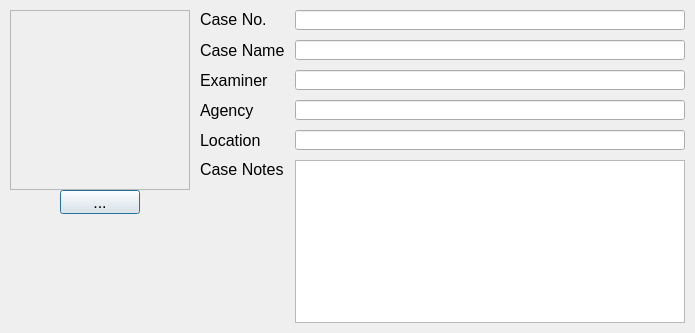
<?xml version="1.0" encoding="UTF-8"?>
<ui version="4.0">
 <class>page_report_case_info</class>
 <widget class="QDialog" name="page_report_case_info">
  <property name="geometry">
   <rect>
    <x>0</x>
    <y>0</y>
    <width>695</width>
    <height>333</height>
   </rect>
  </property>
  <property name="font">
   <font>
    <pointsize>12</pointsize>
   </font>
  </property>
  <property name="windowTitle">
   <string>Dialog</string>
  </property>
  <layout class="QVBoxLayout" name="verticalLayout_4">
   <property name="spacing">
    <number>10</number>
   </property>
   <property name="leftMargin">
    <number>10</number>
   </property>
   <property name="topMargin">
    <number>10</number>
   </property>
   <property name="rightMargin">
    <number>10</number>
   </property>
   <property name="bottomMargin">
    <number>10</number>
   </property>
   <item>
    <layout class="QHBoxLayout" name="horizontalLayout_7" stretch="0,1">
     <property name="spacing">
      <number>10</number>
     </property>
     <item>
      <layout class="QVBoxLayout" name="verticalLayout_2">
       <property name="spacing">
        <number>0</number>
       </property>
       <item>
        <widget class="QLabel" name="label_company_logo">
         <property name="minimumSize">
          <size>
           <width>180</width>
           <height>180</height>
          </size>
         </property>
         <property name="maximumSize">
          <size>
           <width>180</width>
           <height>180</height>
          </size>
         </property>
         <property name="frameShape">
          <enum>QFrame::StyledPanel</enum>
         </property>
         <property name="text">
          <string/>
         </property>
        </widget>
       </item>
       <item>
        <layout class="QHBoxLayout" name="horizontalLayout">
         <item>
          <spacer name="horizontalSpacer">
           <property name="orientation">
            <enum>Qt::Horizontal</enum>
           </property>
           <property name="sizeHint" stdset="0">
            <size>
             <width>40</width>
             <height>20</height>
            </size>
           </property>
          </spacer>
         </item>
         <item>
          <widget class="QPushButton" name="pushButton_company_logo">
           <property name="minimumSize">
            <size>
             <width>20</width>
             <height>24</height>
            </size>
           </property>
           <property name="maximumSize">
            <size>
             <width>100</width>
             <height>24</height>
            </size>
           </property>
           <property name="font">
            <font>
             <pointsize>12</pointsize>
            </font>
           </property>
           <property name="styleSheet">
            <string notr="true">/*QPushButton {border:0px solid gray; border-radius: 0px; padding:2x} */</string>
           </property>
           <property name="text">
            <string>...</string>
           </property>
           <property name="iconSize">
            <size>
             <width>170</width>
             <height>170</height>
            </size>
           </property>
           <property name="checkable">
            <bool>true</bool>
           </property>
           <property name="checked">
            <bool>false</bool>
           </property>
           <property name="flat">
            <bool>false</bool>
           </property>
          </widget>
         </item>
         <item>
          <spacer name="horizontalSpacer_2">
           <property name="orientation">
            <enum>Qt::Horizontal</enum>
           </property>
           <property name="sizeHint" stdset="0">
            <size>
             <width>40</width>
             <height>20</height>
            </size>
           </property>
          </spacer>
         </item>
        </layout>
       </item>
       <item>
        <spacer name="verticalSpacer_2">
         <property name="orientation">
          <enum>Qt::Vertical</enum>
         </property>
         <property name="sizeHint" stdset="0">
          <size>
           <width>20</width>
           <height>40</height>
          </size>
         </property>
        </spacer>
       </item>
      </layout>
     </item>
     <item>
      <layout class="QVBoxLayout" name="verticalLayout_3">
       <item>
        <layout class="QHBoxLayout" name="horizontalLayout_3">
         <item>
          <widget class="QLabel" name="label_2">
           <property name="minimumSize">
            <size>
             <width>85</width>
             <height>0</height>
            </size>
           </property>
           <property name="maximumSize">
            <size>
             <width>85</width>
             <height>16777215</height>
            </size>
           </property>
           <property name="font">
            <font>
             <weight>50</weight>
             <bold>false</bold>
            </font>
           </property>
           <property name="text">
            <string>&lt;html&gt;&lt;head/&gt;&lt;body&gt;&lt;p&gt;Case No.&lt;/p&gt;&lt;/body&gt;&lt;/html&gt;</string>
           </property>
          </widget>
         </item>
         <item>
          <widget class="QLineEdit" name="lineEdit_case_no">
           <property name="minimumSize">
            <size>
             <width>0</width>
             <height>20</height>
            </size>
           </property>
           <property name="maximumSize">
            <size>
             <width>16777215</width>
             <height>20</height>
            </size>
           </property>
           <property name="font">
            <font>
             <pointsize>12</pointsize>
             <weight>50</weight>
             <bold>false</bold>
            </font>
           </property>
           <property name="focusPolicy">
            <enum>Qt::StrongFocus</enum>
           </property>
           <property name="styleSheet">
            <string notr="true"/>
           </property>
          </widget>
         </item>
        </layout>
       </item>
       <item>
        <layout class="QHBoxLayout" name="horizontalLayout_12">
         <item>
          <widget class="QLabel" name="label_8">
           <property name="minimumSize">
            <size>
             <width>85</width>
             <height>0</height>
            </size>
           </property>
           <property name="maximumSize">
            <size>
             <width>85</width>
             <height>16777215</height>
            </size>
           </property>
           <property name="font">
            <font>
             <weight>50</weight>
             <bold>false</bold>
            </font>
           </property>
           <property name="text">
            <string>Case Name</string>
           </property>
          </widget>
         </item>
         <item>
          <widget class="QLineEdit" name="lineEdit_case_name">
           <property name="minimumSize">
            <size>
             <width>0</width>
             <height>20</height>
            </size>
           </property>
           <property name="maximumSize">
            <size>
             <width>16777215</width>
             <height>20</height>
            </size>
           </property>
           <property name="font">
            <font>
             <pointsize>12</pointsize>
             <weight>50</weight>
             <bold>false</bold>
            </font>
           </property>
           <property name="focusPolicy">
            <enum>Qt::StrongFocus</enum>
           </property>
           <property name="styleSheet">
            <string notr="true"/>
           </property>
          </widget>
         </item>
        </layout>
       </item>
       <item>
        <layout class="QHBoxLayout" name="horizontalLayout_4">
         <item>
          <widget class="QLabel" name="label_3">
           <property name="minimumSize">
            <size>
             <width>85</width>
             <height>0</height>
            </size>
           </property>
           <property name="maximumSize">
            <size>
             <width>85</width>
             <height>16777215</height>
            </size>
           </property>
           <property name="font">
            <font>
             <weight>50</weight>
             <bold>false</bold>
            </font>
           </property>
           <property name="text">
            <string>Examiner</string>
           </property>
          </widget>
         </item>
         <item>
          <widget class="QLineEdit" name="lineEdit_examiner">
           <property name="enabled">
            <bool>true</bool>
           </property>
           <property name="minimumSize">
            <size>
             <width>0</width>
             <height>20</height>
            </size>
           </property>
           <property name="maximumSize">
            <size>
             <width>16777215</width>
             <height>20</height>
            </size>
           </property>
           <property name="font">
            <font>
             <pointsize>12</pointsize>
             <weight>50</weight>
             <bold>false</bold>
            </font>
           </property>
           <property name="focusPolicy">
            <enum>Qt::StrongFocus</enum>
           </property>
           <property name="styleSheet">
            <string notr="true"/>
           </property>
           <property name="readOnly">
            <bool>false</bool>
           </property>
          </widget>
         </item>
        </layout>
       </item>
       <item>
        <layout class="QHBoxLayout" name="horizontalLayout_6">
         <item>
          <widget class="QLabel" name="label_7">
           <property name="minimumSize">
            <size>
             <width>85</width>
             <height>0</height>
            </size>
           </property>
           <property name="maximumSize">
            <size>
             <width>85</width>
             <height>16777215</height>
            </size>
           </property>
           <property name="font">
            <font>
             <weight>50</weight>
             <bold>false</bold>
            </font>
           </property>
           <property name="text">
            <string>Agency</string>
           </property>
          </widget>
         </item>
         <item>
          <widget class="QLineEdit" name="lineEdit_agency">
           <property name="enabled">
            <bool>true</bool>
           </property>
           <property name="minimumSize">
            <size>
             <width>0</width>
             <height>20</height>
            </size>
           </property>
           <property name="maximumSize">
            <size>
             <width>16777215</width>
             <height>20</height>
            </size>
           </property>
           <property name="font">
            <font>
             <pointsize>12</pointsize>
             <weight>50</weight>
             <bold>false</bold>
            </font>
           </property>
           <property name="focusPolicy">
            <enum>Qt::StrongFocus</enum>
           </property>
           <property name="styleSheet">
            <string notr="true"/>
           </property>
           <property name="readOnly">
            <bool>false</bool>
           </property>
          </widget>
         </item>
        </layout>
       </item>
       <item>
        <layout class="QHBoxLayout" name="horizontalLayout_5"/>
       </item>
       <item>
        <layout class="QHBoxLayout" name="horizontalLayout_13">
         <item>
          <widget class="QLabel" name="label_6">
           <property name="minimumSize">
            <size>
             <width>85</width>
             <height>0</height>
            </size>
           </property>
           <property name="maximumSize">
            <size>
             <width>85</width>
             <height>16777215</height>
            </size>
           </property>
           <property name="font">
            <font>
             <weight>50</weight>
             <bold>false</bold>
            </font>
           </property>
           <property name="text">
            <string>Location</string>
           </property>
          </widget>
         </item>
         <item>
          <widget class="QLineEdit" name="lineEdit_location">
           <property name="minimumSize">
            <size>
             <width>0</width>
             <height>20</height>
            </size>
           </property>
           <property name="maximumSize">
            <size>
             <width>16777215</width>
             <height>20</height>
            </size>
           </property>
           <property name="font">
            <font>
             <pointsize>12</pointsize>
             <weight>50</weight>
             <bold>false</bold>
            </font>
           </property>
           <property name="focusPolicy">
            <enum>Qt::StrongFocus</enum>
           </property>
           <property name="styleSheet">
            <string notr="true"/>
           </property>
          </widget>
         </item>
        </layout>
       </item>
       <item>
        <layout class="QHBoxLayout" name="horizontalLayout_2">
         <property name="spacing">
          <number>10</number>
         </property>
         <item>
          <layout class="QVBoxLayout" name="verticalLayout">
           <item>
            <widget class="QLabel" name="label_9">
             <property name="minimumSize">
              <size>
               <width>85</width>
               <height>0</height>
              </size>
             </property>
             <property name="maximumSize">
              <size>
               <width>85</width>
               <height>16777215</height>
              </size>
             </property>
             <property name="font">
              <font>
               <weight>50</weight>
               <bold>false</bold>
              </font>
             </property>
             <property name="text">
              <string>Case Notes</string>
             </property>
            </widget>
           </item>
           <item>
            <spacer name="verticalSpacer">
             <property name="orientation">
              <enum>Qt::Vertical</enum>
             </property>
             <property name="sizeHint" stdset="0">
              <size>
               <width>20</width>
               <height>40</height>
              </size>
             </property>
            </spacer>
           </item>
          </layout>
         </item>
         <item>
          <widget class="QTextEdit" name="textEdit_case_notes">
           <property name="minimumSize">
            <size>
             <width>0</width>
             <height>55</height>
            </size>
           </property>
           <property name="maximumSize">
            <size>
             <width>16777215</width>
             <height>16777215</height>
            </size>
           </property>
           <property name="font">
            <font>
             <pointsize>12</pointsize>
             <weight>50</weight>
             <bold>false</bold>
            </font>
           </property>
           <property name="styleSheet">
            <string notr="true"/>
           </property>
           <property name="undoRedoEnabled">
            <bool>true</bool>
           </property>
          </widget>
         </item>
        </layout>
       </item>
      </layout>
     </item>
    </layout>
   </item>
  </layout>
 </widget>
 <resources/>
 <connections/>
</ui>
